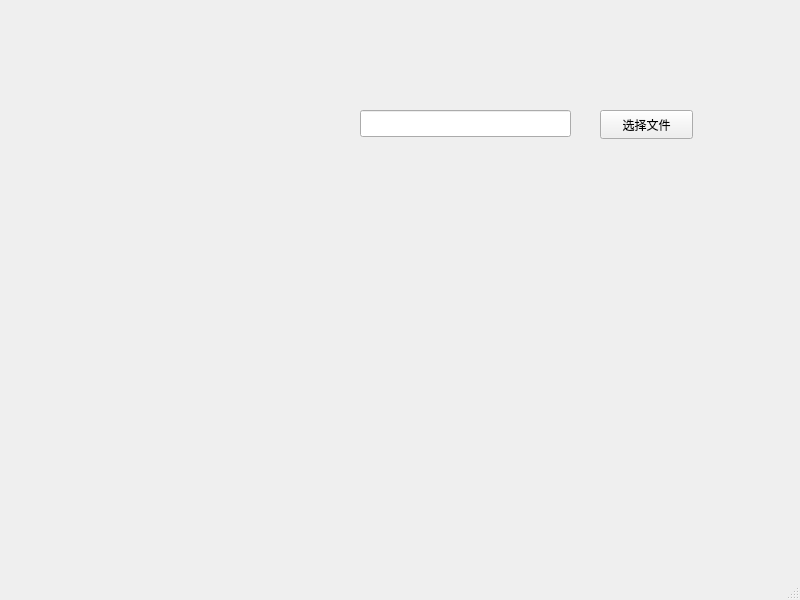
<?xml version="1.0" encoding="UTF-8"?>
<ui version="4.0">
 <class>OperateWindow</class>
 <widget class="QMainWindow" name="OperateWindow">
  <property name="geometry">
   <rect>
    <x>0</x>
    <y>0</y>
    <width>800</width>
    <height>600</height>
   </rect>
  </property>
  <property name="windowTitle">
   <string>OperateWindow</string>
  </property>
  <widget class="QWidget" name="centralwidget">
   <widget class="QPushButton" name="chooseFileButton">
    <property name="geometry">
     <rect>
      <x>600</x>
      <y>110</y>
      <width>93</width>
      <height>29</height>
     </rect>
    </property>
    <property name="text">
     <string>选择文件</string>
    </property>
   </widget>
   <widget class="QLineEdit" name="filePath">
    <property name="geometry">
     <rect>
      <x>360</x>
      <y>110</y>
      <width>211</width>
      <height>27</height>
     </rect>
    </property>
   </widget>
  </widget>
  <widget class="QMenuBar" name="menubar">
   <property name="geometry">
    <rect>
     <x>0</x>
     <y>0</y>
     <width>800</width>
     <height>25</height>
    </rect>
   </property>
  </widget>
  <widget class="QStatusBar" name="statusbar"/>
 </widget>
 <resources/>
 <connections/>
</ui>
